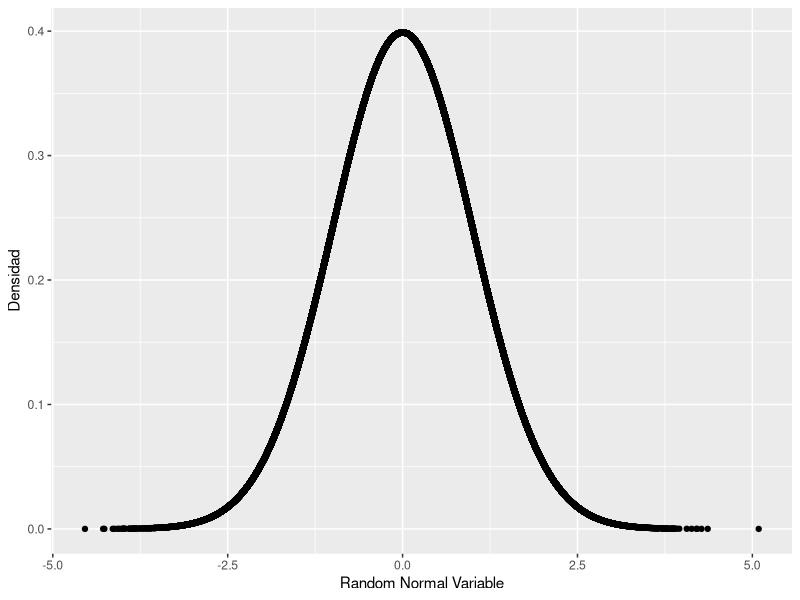

Write R code to recreate this figure.
## ---- chunk 1
x<-1
y<-2
x+y
## ---- chunk 2
#valores al azar de la distribución normal
randNorm <- rnorm(300000)
#calculo de su densidad
randDensity <- dnorm(randNorm)
#gráfica
library(ggplot2)
ggplot(data.frame(x = randNorm, y = randDensity)) + 
  aes(x = x, y = y) + 
geom_point() + 
  labs(x = "Random Normal Variable", y = "Densidad")
